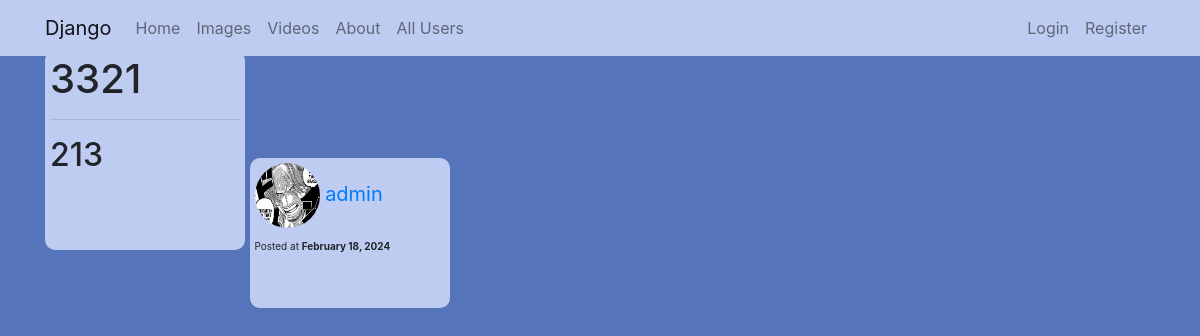
The page /post/35/ on the database its author committed.
### blog/models.py (models this page shows, shortened)
class Post(models.Model):
    title = models.CharField(max_length=100)
    content = models.TextField()
    date_posted = models.DateTimeField(default=timezone.now)
    author = models.ForeignKey(User, on_delete=models.SET_NULL, null=True)

### users/models.py (models this page shows, shortened)
class Profile(models.Model):
    user = models.OneToOneField(User, on_delete=models.CASCADE)
    image = models.ImageField(default='default.png', upload_to=path_and_rename)
    bio = models.TextField(null=True)

### blog/views.py (the view)
# urls.py: path('post/<int:pk>/', PostDetailView.as_view(), name='post-detail'),
class PostDetailView(DetailView):
    model = Post
    template_name = 'blog/post/post_detail.html'

### blog/templates/blog/post/post_detail.html (shortened to what this page needs)
{% extends "blog/base.html" %}
{% block body %}
    <div class="post-detail-div">
        <div class="post-detail">
            <h1 class="article-title"> {{ object.title }} </h1><hr>
            <h2>{{ object.content|linebreaks }} </h2>
        </div>
        <div class="post-detail-user">
            {% if object.author %}
            <img class="rounded-circle post-detail-account-img" src="{{ object.author.profile.image.url }}">
            <a href="{% url 'user-detail' object.author.id %}">{{ object.author }}</a><br>
            {% endif %}
            <small style="font-size: 10px;">Posted at <b>{{ object.date_posted|date:"F d, Y" }}</b> </small>
        </div>
    </div>
{% endblock body %}

### blog/static/blog/base.css (style rules this page uses)
body { background: #5674ba; }
.post-detail-div { position: static; }
.post-detail { position: static; margin-top: 10px; padding: 5px; border-radius: 10px; background: #bdccf0; min-height: 200px; max-height: 800px; min-width: 200px; max-width: 600px; display: inline-block; overflow: auto; }
.post-detail-user { position: relative; margin-top: 10px; padding: 5px; border-radius: 10px; background: #bdccf0; width: 200px; height: 150px; display: inline-block; font-size: 20px; }
.post-detail-account-img { height: 65px; width: 65px; }

### rows shown on the page
Post: title "3321", content "213", author.profile.image (picture), author "admin", date_posted "February 18, 2024"
